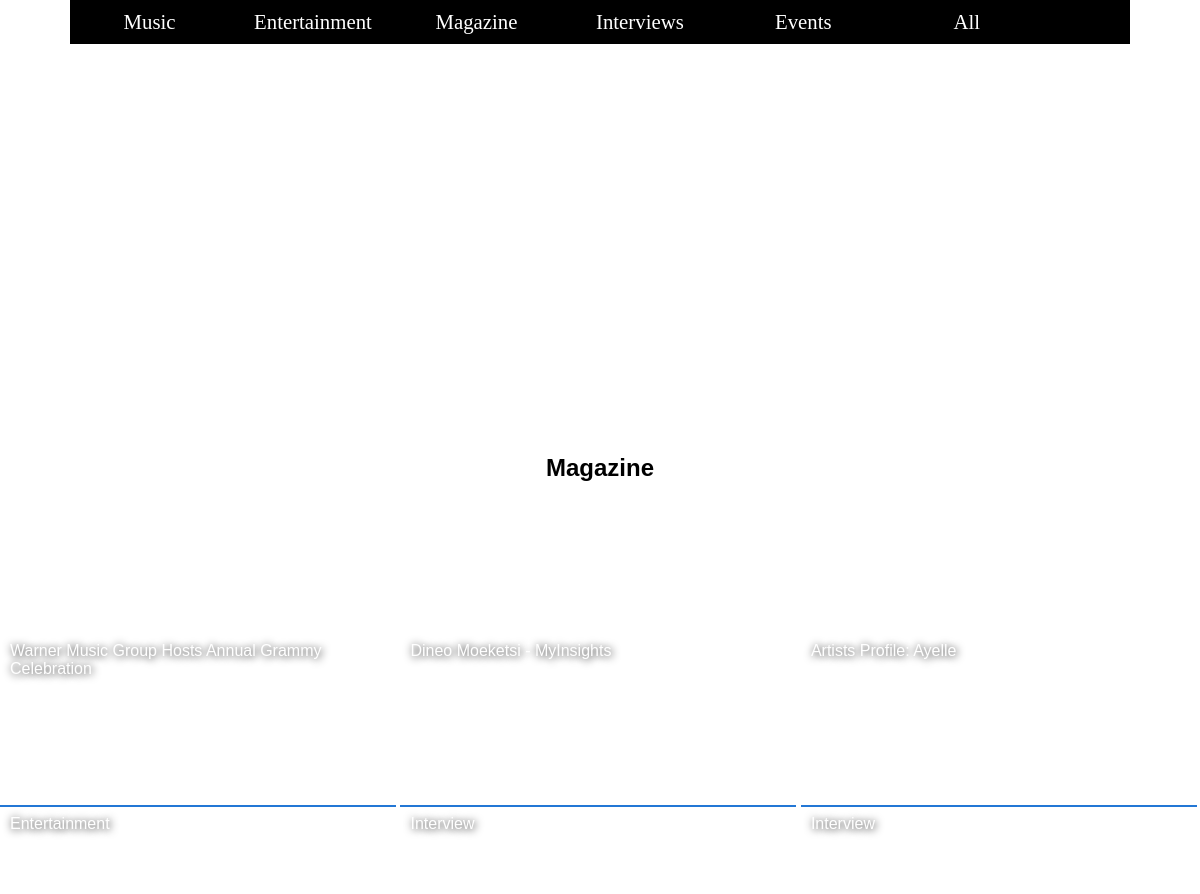
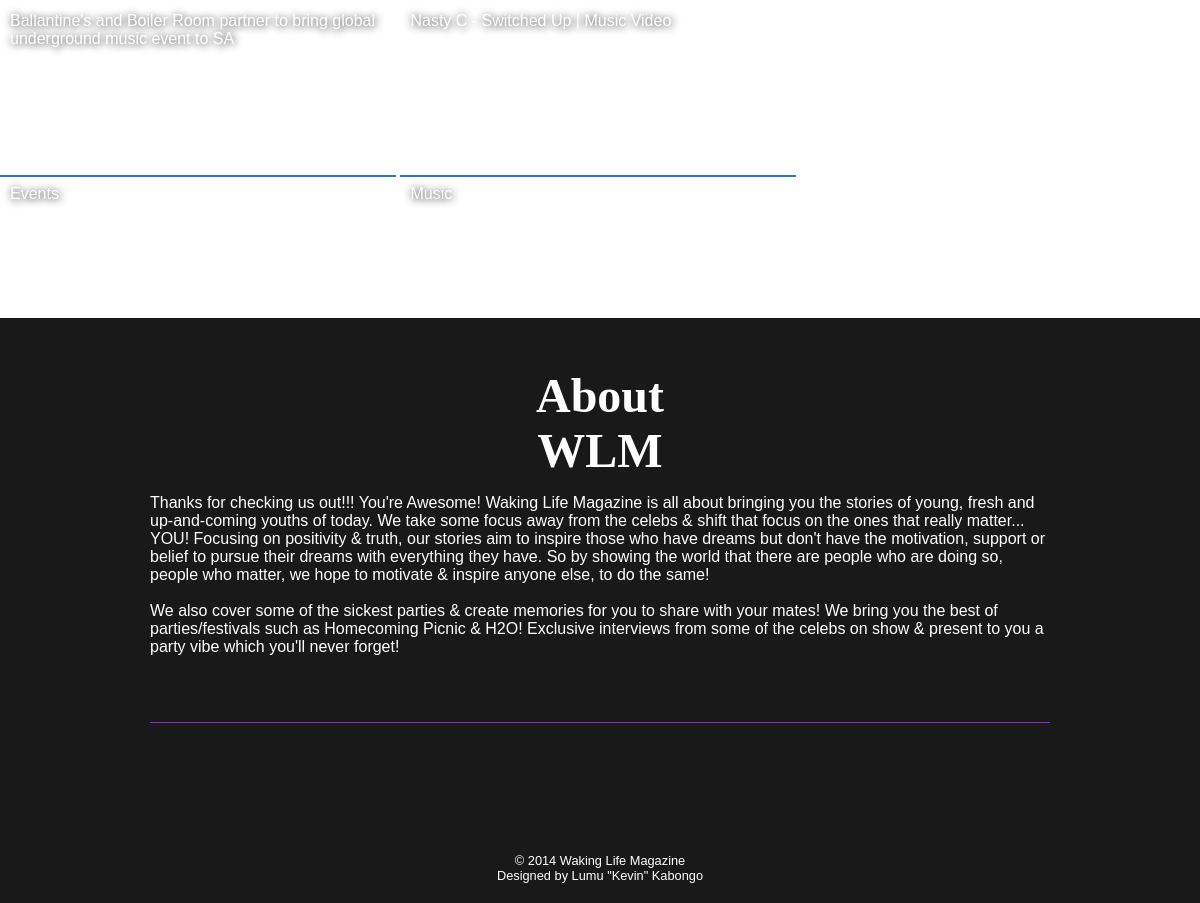
The page / on the database its author committed (2 pictures, top to bottom).
### tables this page shows
CREATE TABLE `posts` (
  `id` int(11) NOT NULL,
  `title` varchar(255) NOT NULL,
  `CategoryID` int(11) NOT NULL,
  `image` varchar(255) NOT NULL,
  `body` text NOT NULL,
  `created_at` timestamp NOT NULL DEFAULT CURRENT_TIMESTAMP ON UPDATE CURRENT_TIMESTAMP,
  `updated_at` timestamp NOT NULL DEFAULT '0000-00-00 00:00:00'
);

CREATE TABLE `category` (
  `CategoryID` int(11) NOT NULL,
  `Category` varchar(225) NOT NULL
);

### index.php (called while the page is built, shortened)
<?php
require 'libs/Bootstrap.php';
require 'libs/Model.php';
require 'libs/Database.php';
require 'config/database.php';
$app = new Bootstrap();

### libs/View.php (called while the page is built, shortened)
<?php
class  View{
public function render($name, $arg = false)
{
require 'views/header.php';
require 'views/' . $name . '.php';
require 'views/footer.php';
}
}

### controllers/index.php (called while the page is built, shortened)
<?php
class Index extends Controller{
	function index()
	{
		require_once 'models/index_model.php';
		$model = new Index_Model();
		$data = $model->GetArticleList();
		$this->view->render('index/index',$data);
	}
}

### libs/Model.php (called while the page is built)
<?php
class  Model{
       function __construct()
{
	$this->db = new Database();
}
}

### models/index_model.php (called while the page is built, shortened)
<?php
class  Index_Model extends Model{
public function GetArticleList()
{
	$stmnt = $this->db->query("SELECT posts.id,posts.title, posts.image, category.Category FROM posts
							 JOIN category ON posts.CategoryId = category.CategoryId ");
							$stmnt->execute();
							$data = $stmnt->fetchAll(PDO::FETCH_ASSOC);
							return $data;
}
}

### views/index/index.php (the view, shortened to what this page needs)
<center>
    <nav>
    <div id="topnav_white_layer">
    		<div id="topnav_menu">
   			<ul>
            	<a href = "javascript:void(0)" onClick="musicshow();">
                <li >
                Music
                </li>
                </a>
               <a href = "javascript:void(0)" onClick="entertainmentshow();">
                <li>
                Entertainment
                </li>
                </a>
                <a href = "javascript:void(0)" onClick="magazineshow();">
                <li>
                Magazine
                </li>
                </a>
                <a href = "javascript:void(0)" onClick="interviewshow();"><li>
                Interviews
                </li>
                </a>
                <a href = "javascript:void(0)" onClick="eventshow();">
                <li>
                Events
                </li>
                </a>
                <a href = "javascript:void(0)" onClick="allshow();">
                <li>
                All
                </li>
                </a>
            </ul>
            </div>
    </div>
    </nav>
    </center>
    <section class="articles" id="music_articles">
			<div id="music_articles_container">
<ul id="article-list">
<?php
foreach($arg as $row)
{
?>
	<li class="<?php echo $row['Category'];?>">
                <a href="post/readpost/<?php echo $row['id'];?>">
                <div class="article gif_bg"  style="background-image:url(<?php echo(URL . 'public/images/'. $row['image']);?>)">
                <p><?php echo $row['title'];?></p>
                <hr/>
                <span><?php echo $row['Category'];?></span>
                </div>
                </a>
                </li>
                <?php };?>
</ul>
</div>
</section>

### config/database.php (shortened to what this page needs)
<!DOCTYPE html PUBLIC "-//W3C//DTD XHTML 1.0 Transitional//EN" "http://www.w3.org/TR/xhtml1/DTD/xhtml1-transitional.dtd">
<html xmlns="http://www.w3.org/1999/xhtml">
<head>
</head>
<body>
</body>
</html>

### libs/bootstrap.php (shortened to what this page needs)
<?php
class  Bootstrap{
       function __construct()
{
	$url = isset($_GET['url']) ? $_GET['url']:null;
$url = rtrim($url,'/ ');
$url = explode('/',$url);
if (empty($url[0])) {
	require 'controllers/index.php';
	$controller = new Index();
	$controller -> index();
	return false;
}
}
}

### views/header.php (shortened to what this page needs)
<!DOCTYPE html PUBLIC "-//W3C//DTD XHTML 1.0 Transitional//EN" "http://www.w3.org/TR/xhtml1/DTD/xhtml1-transitional.dtd">
<html xmlns="http://www.w3.org/1999/xhtml">
<head>
<link rel="stylesheet" href="<?php echo URL;?>public/css/waking.css" />
<link rel="stylesheet" href="<?php echo URL;?>public/css/responsive.css" />
</head>
<body>
<section id="home">
		<div id="logo_container"></div>
		<div class="mag-name"><h1>Waking Life</h1><h2>Magazine</h2></div>
	</section>

### views/footer.php
<footer>
		<div id="about">
			<h2>About WLM</h2>
			<p align="center">Thanks for checking us out!!! You're Awesome! Waking Life Magazine is all about bringing you the stories of young, fresh and up-and-coming youths of today. We take some focus away from the celebs & shift that focus on the ones that really matter... YOU! Focusing on positivity & truth, our stories aim to inspire those who have dreams but don't have the motivation, support or belief to pursue their dreams with everything they have. So by showing the world that there are people who are doing so, people who matter, we hope to motivate & inspire anyone else, to do the same!
			<br/><br/>
			We also cover some of the sickest parties & create memories for you to share with your mates! We bring you the best of parties/festivals such as Homecoming Picnic & H2O! Exclusive interviews from some of the celebs on show & present to you a party vibe which you'll never forget!</p>
		</div>
		<div id="sm">
			<a href="https://www.facebook.com/WakingLifeFans" id="facebook" target="_blank"></a>
			<a href="https://twitter.com/WakingLifeMag" id="twitter" target="_blank"></a>
			<a href="http://instagram.com/wakinglifemag" id="instagram" target="_blank"></a>
			<a href="https://www.youtube.com/channel/UCDkLEQo4EnHpE8mu5Lq5_ag" id="youtube" target="_blank"></a>
		</div>
		<div id="copyright">
			&copy; 2014 Waking Life Magazine<br/>
			Designed by <a href="mailto:lumu.k@webmail.co.za">Lumu "Kevin" Kabongo</a></u>
		</div>
	</footer>
    </body>
    </html>

### public/css/waking.css (style rules this page uses)
body, html { width:100%; height:100%; margin:0; padding:0; overflow-x:hidden; font-family:Arial; background: url(../images/bg.jpg) no-repeat center center fixed; -webkit-background-size: cover; -moz-background-size: cover; -o-background-size: cover; background-size: cover; }
#topnav_white_layer { position: fixed; width:900px; top:0; right: 0; left: 0; margin-right: auto; margin-left: auto; height:auto; background-color:rgb(255,255,255); padding-left:10px; padding-right:10px; padding-bottom:10px; text-align:center; }
#topnav_menu { background-color:#000000; color:white; margin:auto; height:auto; text-align:left; }
#topnav_menu ul { width:auto; height:auto; }
#topnav_menu li { margin:3%; color:white; font-family:Utsaah; display:inline; font-size:1.7em; text-align:center; }
a { text-decoration:none; }
h1, h2, h3, h4, h5, h6 { margin:0; padding:0; }
#home { padding:20px 0 20px 0; text-align:center; }
#home #logo_container { width:300px; height:300px; margin:auto; border:10px solid rgba(255, 255, 255, 1); border-radius:50%; background-image: url(../images/logo.png); }
#home h1 { font-size:4em; font-family:Frente; margin:40px 0 0 0; color:#fff; }
.articles { padding:100px 0 50px 0; text-align:left; width:100%; }
.articles a { display:inline-block; vertical-align:top; color:#fff; width:100%; min-height:250px; padding:0; margin:0; }
.articles #music_articles_container { width:100%; margin:auto; }
.article { width:100%; height:250px; text-align:left; }
.article p { position: display:block; height:145px; padding:10px; margin:0; }
.article span { display:block; padding:0 0 0 10px; margin:0; }
.article p, .article span { text-shadow:1px 1px 8px #000; }
.article hr { border:1px solid #2377d5; }
.gif_bg { background-repeat:no-repeat; background-size:cover; }
#music_articles_container ul { width:100%; padding-left:0; }
#music_articles_container li { width:33%; display:inline-block; padding:0; margin:0; }
footer { width:100%; padding:50px 0 20px 0; background-color:rgba(0, 0, 0, 0.9); }
footer #about { width:900px; margin:auto; padding:0 0 50px 0; border-bottom:1px solid #8c23d5; color:#fff; }
footer #about h2 { display:block; width:200px; margin:auto; font-family:Frente; font-size:3em; text-align:center; }
footer #about p { text-align:left; }
footer #sm { width:400px; margin:auto; padding:20px 0 20px 0; text-align:center; }
footer #sm a { display:inline-block; vertical-align:top; width:50px; height:50px; margin:20px; }
footer #sm #facebook { background-image:url(images/sm/facebook.png); }
footer #sm #twitter { background-image:url(images/sm/twitter.png); }
footer #sm #instagram { background-image:url(images/sm/instagram.png); }
footer #sm #youtube { background-image:url(images/sm/youtube.png); }
footer #copyright { width:400px; margin:auto; font-family:Arial; font-size:0.8em; color:#fff; text-align:center; }
footer #copyright a { color:#fff; }

### public/css/responsive.css (style rules this page uses)
#topnav_white_layer { position: fixed; width:90%; top:0; z-index:19; right: 0; left: 0; margin-right: auto; margin-left: auto;; height:auto; background-color:rgb(255,255,255); padding-left:10px; padding-right:10px; padding-bottom:10px; box-sizing:border-box }
#topnav_menu { background-color:#000000; color:white; margin:0; padding:0; height:auto; width:100%; }
#topnav_menu ul { width:100%; margin:0; padding:10px 0; height:auto; }
#topnav_menu ul li { color:white; font-family: 'AbeatbyKai'; display:inline-block; font-size:1.3em; text-align:center; width:15%; margin:auto; padding:0; }
#topnav_menu ul li { transition: visibility .25s linear; }

### rows shown on the page
posts: title "Warner Music Group Hosts Annual Grammy Celebration", CategoryID.Category "Entertainment"
posts: title "Dineo Moeketsi - MyInsights", CategoryID.Category "Interview"
posts: title "Artists Profile: Ayelle", CategoryID.Category "Interview"
posts: title "Ballantine's and Boiler Room partner to bring global underground music event to SA", CategoryID.Category "Events"
posts: title "Nasty C - Switched Up | Music Video", CategoryID.Category "Music"
